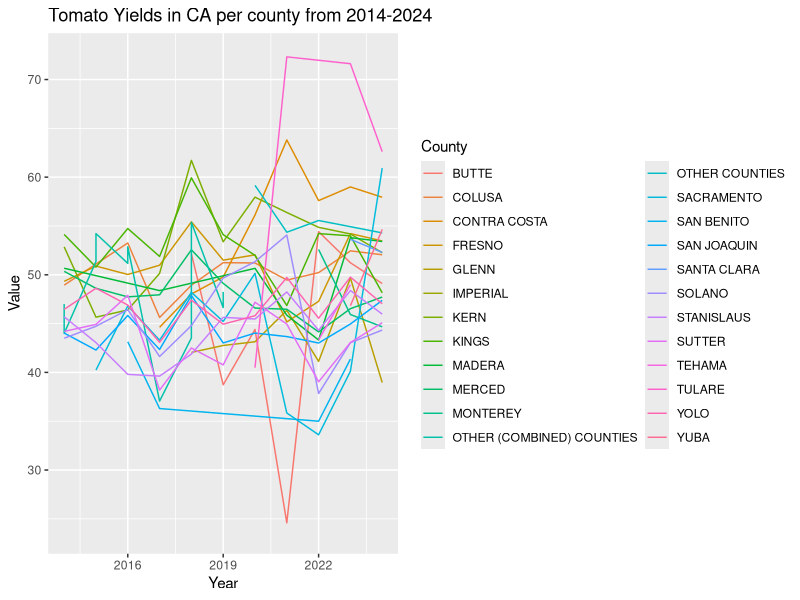

Recreate this plot in R.
#load libraries
library(here)
library(tidyverse)

#read all tomato yield csv file
tomato_df <- read.csv("CA_tomato_yield_by_county.csv", header = TRUE)

#filter for 2014-2024 years
tomato_df_2014to2024 <- tomato_df %>% 
  filter(between(Year,2014,2024))

#create figure
#note this is for all available counties, we may filter out to target
#certain counties
fig1 <- ggplot(tomato_df_2014to2024,
               aes(x = Year,
                   y = Value,
                   color = County))+
  geom_line()+
  labs(title = "Tomato Yields in CA per county from 2014-2024")
fig1

#test commit and push
